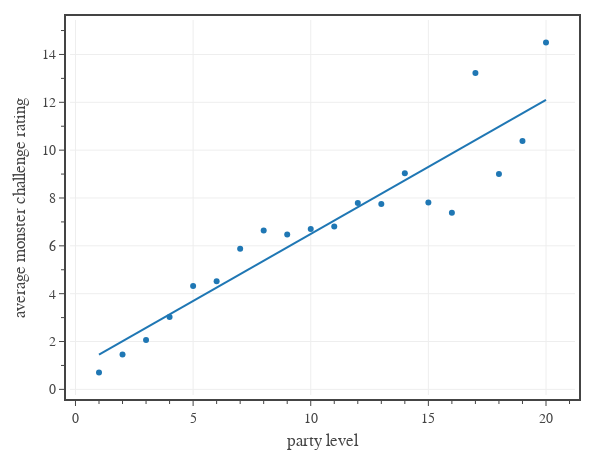

Notebook code for this chart:
### Code cell
# Fig. 4: plots the average monster CR faced by parties of each level
fig = go.Figure()

# plot monster data
dfG = dfe[['party_level','encounter_cr']].groupby(['party_level'], observed=False).mean().reset_index()
tfb.plot_data_and_fit(fig, 
    x=dfG['party_level'], 
    y=dfG['encounter_cr'], 
    line_color=COLORS[0],
    showlegend=False,
    hoverinfo='skip',
    print_coefficients=True,
)

# show figure
fig.update_layout(
    template=tfb.FIG_TEMPLATE,
    margin=dict(l=70, r=25, b=55, t=20, pad=4),
    xaxis=dict(
        title_text='party level',
        autorange=True,
        tickmode='auto',
    ),
    yaxis=dict(
        title_text=f'average monster challenge rating',
        #range=[0,1.5],
        autorange=True,
        tickmode='auto',
    ),
    legend=dict(
        xanchor='left', yanchor='top',
        x=0.00, y=1.00,
        orientation='v',
        tracegroupgap=0,
    ),
    width=600, 
    height=450
)
fig.show(config=tfb.FIG_CONFIG)

# save figures
if SAVEFIGS:
    fig.update_layout(autosize=True, width=None, height=None)
    tfb.save_fig_html(fig, format='large', name=f'./fig-sim-average-cr-vs-level-large')
    tfb.save_fig_html(fig, format='small', name=f'./fig-sim-average-cr-vs-level-small')

### Figure 1 — Plotly figure (JSON) as saved in the notebook; plotly's stock layout.template omitted (floating-point values rounded to 4 significant figures)
{"data": [{"hoverinfo": "skip", "line": {"color": "#1f77b4"}, "mode": "markers", "showlegend": false, "type": "scatter", "x": [1, 2, 3, 4, 5, 6, 7, 8, 9, 10, 11, 12, 13, 14, 15, 16, 17, 18, 19, 20], "y": [0.7052, 1.453, 2.061, 3.028, 4.317, 4.517, 5.883, 6.645, 6.474, 6.702, 6.81, 7.786, 7.748, 9.036, 7.812, 7.385, 13.22, 9, 10.38, 14.5]}, {"hoverinfo": "skip", "line": {"color": "#1f77b4"}, "mode": "lines", "showlegend": false, "type": "scatter", "x": [1, 2, 3, 4, 5, 6, 7, 8, 9, 10, 11, 12, 13, 14, 15, 16, 17, 18, 19, 20], "y": [1.448, 2.009, 2.569, 3.13, 3.69, 4.251, 4.811, 5.372, 5.932, 6.493, 7.053, 7.614, 8.174, 8.735, 9.296, 9.856, 10.42, 10.98, 11.54, 12.1]}], "layout": {"height": 450, "legend": {"orientation": "v", "tracegroupgap": 0, "x": 0, "xanchor": "left", "y": 1, "yanchor": "top"}, "margin": {"b": 55, "l": 70, "pad": 4, "r": 25, "t": 20}, "width": 600, "xaxis": {"autorange": true, "tickmode": "auto", "title": {"text": "party level"}}, "yaxis": {"autorange": true, "tickmode": "auto", "title": {"text": "average monster challenge rating"}}}}
